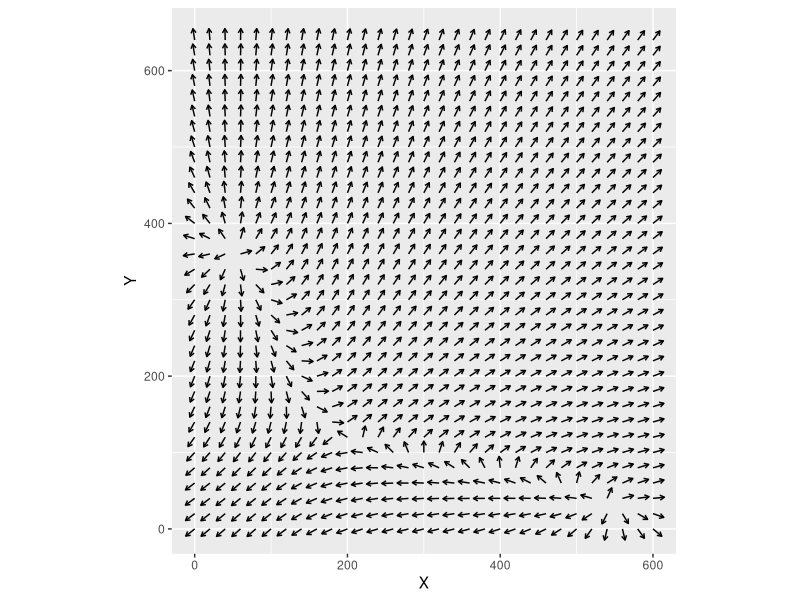
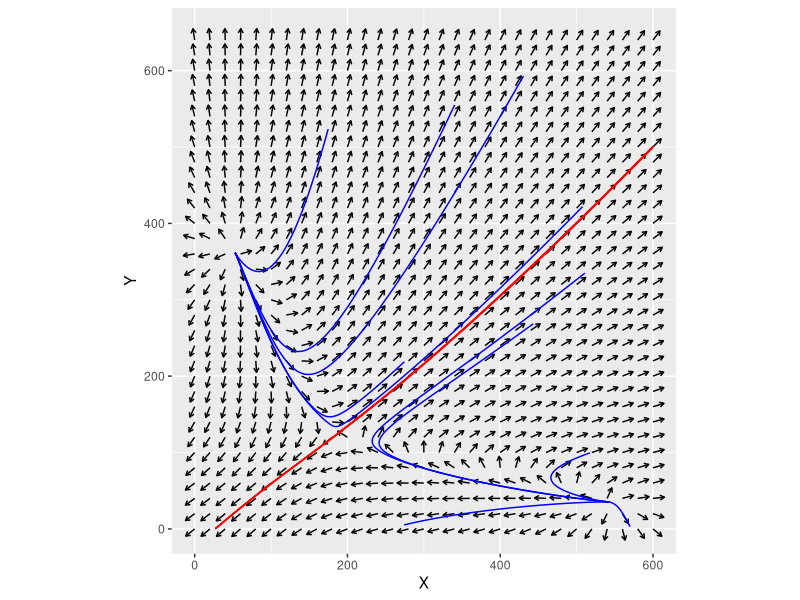

Write the R code that produced these figures, in order.
## ---- chunk 1
#| fig-width: 5
#| fig-height: 5
#| out-width: "55%"
#| message: false
library(ggplot2)
hill_inh <- function(X, X_th, n) 1 / (1 + (X / X_th)^n)      # same as Part 3A

# the toggle switch with every derivative negated: the reverse-time system
derivs_ts_rev <- function(t, Xs) {
  X <- Xs[1]; Y <- Xs[2]
  c(-(5 + 50 * hill_inh(Y, 100, 4) - 0.1 * X),
    -(4 + 40 * hill_inh(X, 150, 4) - 0.12 * Y))
}

grid <- expand.grid(X = seq(0, 600, 20), Y = seq(0, 650, 20))
vfu <- t(apply(grid, 1, function(Xs) {
  v <- derivs_ts_rev(0, Xs); c(Xs, v / sqrt(sum(v^2)))
}))
vfu <- as.data.frame(vfu); colnames(vfu) <- c("X", "Y", "dX", "dY")

p1 <- ggplot(vfu, aes(X, Y)) +
  geom_segment(aes(xend = X + 15 * dX, yend = Y + 15 * dY),
               arrow = arrow(length = unit(0.05, "in"))) +
  coord_fixed(xlim = c(0, 600), ylim = c(0, 650))
p1
## ---- chunk 2
#| fig-width: 5
#| fig-height: 5
#| out-width: "55%"
#| warning: false
# RK4 for a generic multi-variable system (same as Part 3A)
RK4_generic <- function(derivs, X0, t.total, dt, ...) {
  t_all <- seq(0, t.total, by = dt); n_all <- length(t_all)
  X_all <- matrix(0, n_all, length(X0)); X_all[1, ] <- X0
  for (i in 1:(n_all - 1)) {
    t0 <- t_all[i]
    k1 <- dt * derivs(t0,          X_all[i, ],          ...)
    k2 <- dt * derivs(t0 + dt / 2, X_all[i, ] + k1 / 2, ...)
    k3 <- dt * derivs(t0 + dt / 2, X_all[i, ] + k2 / 2, ...)
    k4 <- dt * derivs(t0 + dt,     X_all[i, ] + k3,     ...)
    X_all[i + 1, ] <- X_all[i, ] + (k1 + 2 * k2 + 2 * k3 + k4) / 6
  }
  cbind(t_all, X_all)
}

# the original (forward-time) toggle switch
derivs_ts <- function(t, Xs) {
  X <- Xs[1]; Y <- Xs[2]
  c(5 + 50 * hill_inh(Y, 100, 4) - 0.1 * X,
    4 + 40 * hill_inh(X, 150, 4) - 0.12 * Y)
}

set.seed(77)
t.total <- 100; dt <- 0.01
X_range <- c(0, 600); Y_range <- c(0, 650)
saddle <- c(189.96888, 126.64398)          # the saddle from Part 3B

# original system, 10 random starts -> the two attractors (blue)
X_init_1 <- matrix(runif(20, 0, 600), ncol = 2)
for (i in seq_len(nrow(X_init_1))) {
  r <- as.data.frame(RK4_generic(derivs_ts, X_init_1[i, ], t.total, dt))
  colnames(r) <- c("t", "X", "Y")
  p1 <- p1 + geom_path(data = r, aes(X, Y), color = "blue")
}

# reversed system, 10 points beside the saddle -> the separatrix (red)
X_init_2 <- matrix(runif(20, -1, 1), ncol = 2)
for (i in seq_len(nrow(X_init_2))) {
  r <- as.data.frame(RK4_generic(derivs_ts_rev, X_init_2[i, ] + saddle, t.total, dt))
  colnames(r) <- c("t", "X", "Y")
  r <- r[(r$X - X_range[1]) * (r$X - X_range[2]) < 0 &
         (r$Y - Y_range[1]) * (r$Y - Y_range[2]) < 0, ]   # keep points in view
  p1 <- p1 + geom_path(data = r, aes(X, Y), color = "red")
}
p1
